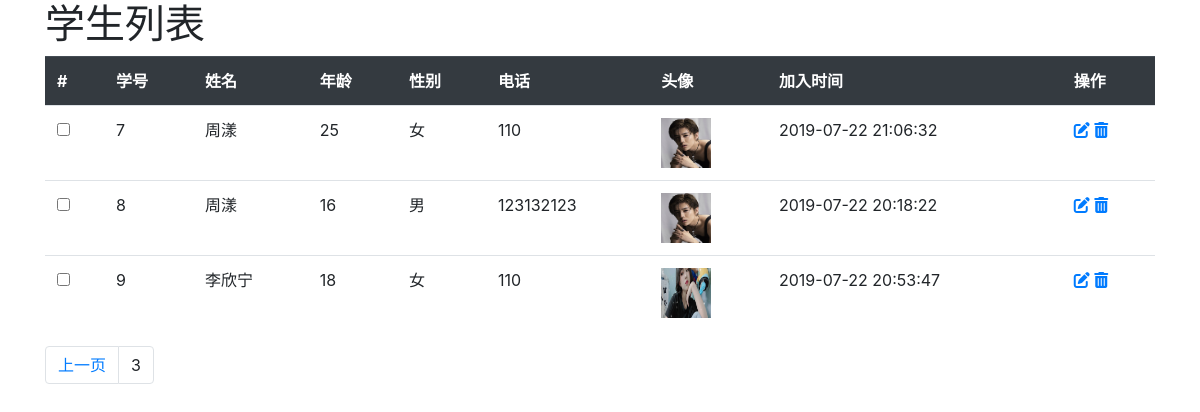
The app's page /student/index2/?page=3 with its own data.
### student/models.py (models this page shows, shortened)
class Student(models.Model):
    GENDER_CHOICES = (
        (0,'未选择'),    #(存数据库的值，渲染出来的值)
        (1,'男'),
        (2,'女'),
        (3,'保密')
    )
    no = models.IntegerField(verbose_name='学号',unique=True)
    name = models.CharField(verbose_name='姓名',max_length=20)
    age = models.PositiveSmallIntegerField()
    gender = models.SmallIntegerField(verbose_name='性别',choices=GENDER_CHOICES,default=0)
    phone = models.CharField(verbose_name='电话号码',null=True,blank=True,max_length=50)
    avatar = models.ImageField(verbose_name='头像',upload_to='image/avatar')
    join_time = models.DateTimeField(verbose_name='加入时间',auto_now_add=True)
    last_modified_time = models.DateTimeField(verbose_name='上次修改时间',auto_now_add=True)

### student/views.py (the view)
# urls.py: path('index2/',views.index2,name='index2'),
def index2(request):
    student_list = Student.objects.all().order_by('no')
    paginator = Paginator(student_list,3)
    page = request.GET.get('page')
    students = paginator.get_page(page)
    return render(request, 'student/index2.html',{'students':students})

### templates/student/index2.html (shortened to what this page needs)
<!DOCTYPE html>
<html lang="en">
<head>
    <link rel="stylesheet" href="https://stackpath.bootstrapcdn.com/bootstrap/4.3.1/css/bootstrap.min.css">
</head>
<body>
<div class="container">
    <h1>学生列表</h1>
<table class="table">
    <tr class="thead-dark">
         <th>#</th>
        <th>学号</th>
        <th>姓名</th>
        <th>年龄</th>
        <th>性别</th>
        <th>电话</th>
        <th>头像</th>
        <th>加入时间</th>
        <th>操作</th>
    </tr>
    {% for stu in students %}
    <tr>
        <td><input type="checkbox" name="student"></td>
        <td>{{ stu.no }}</td>
        <td>{{ stu.name }}</td>
        <td>{{ stu.age }}</td>
        <td>{{ stu.get_gender_display }}</td>
        <td>{{ stu.phone }}</td>
        <td><img src="/media/{{ stu.avatar }}" width="50px" height="50px"></td>
        <td>{{ stu.join_time | date:"Y-m-d H:i:s" }}</td>
        <td><a href="#"><i class="fas fa-edit"></i></a> <a href="#"><i class="fas fa-trash-alt"></i></a></td>
    </tr>
    {% endfor %}
</table>
    <nav aria-label="page navigation">
         <ul class="pagination">
            {% if students.has_previous %}
             <li class="page-item"><a href="?page={{ students.previous_page_number }}" class="page-link">上一页</a>
                {% endif %}
         <li class="page-item"><a class="page-link">{{ students.number }}</a></li>
         </ul>
     </nav>
</div>
</body>
</html>

### records on screen
Student: no "7", name "周漾", age "25", gender "女", phone "110", join_time "2019-07-22 21:06:32"
Student: no "8", name "周漾", age "16", gender "男", phone "123132123", join_time "2019-07-22 20:18:22"
Student: no "9", name "李欣宁", age "18", gender "女", phone "110", shows a picture, join_time "2019-07-22 20:53:47"

### other values on screen
{{ students.number }} "3"
